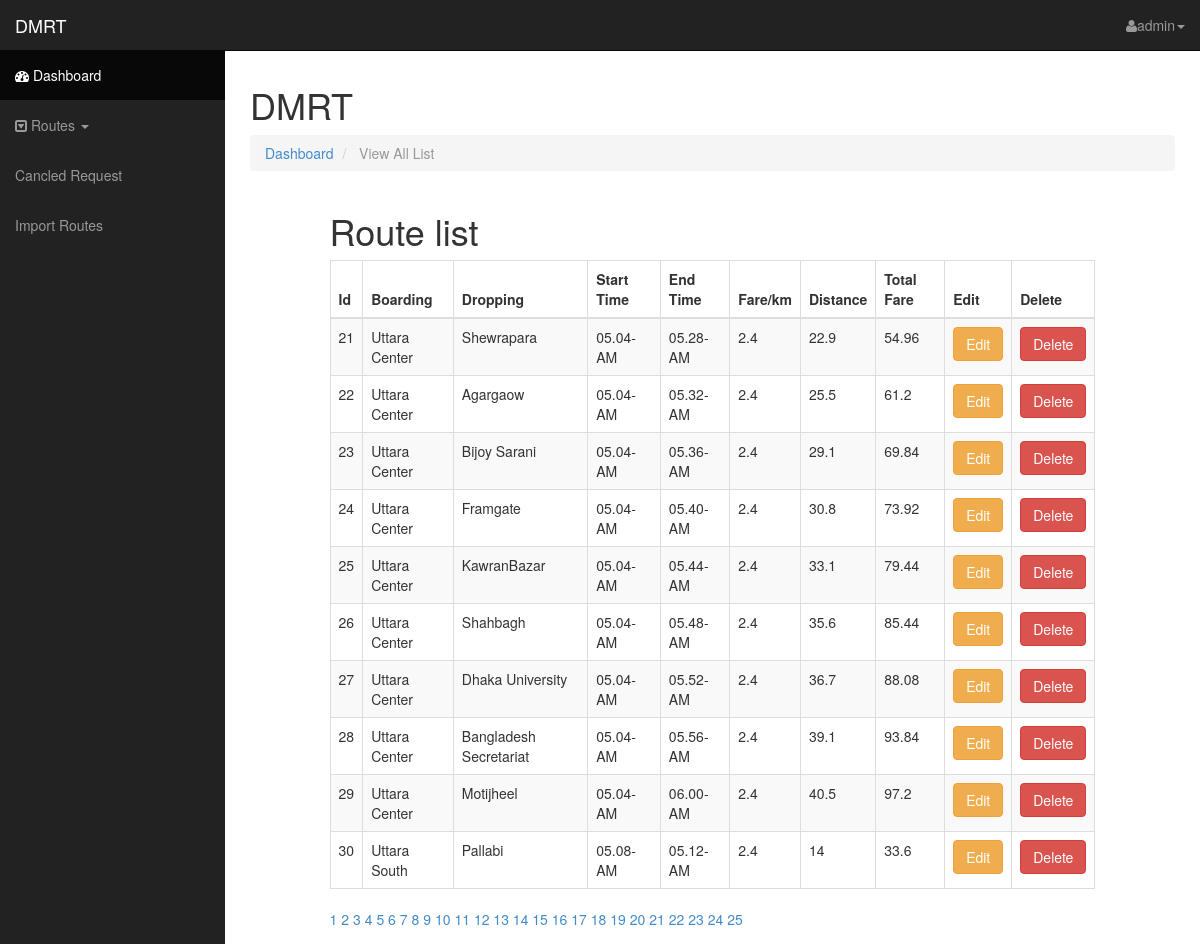
/admin/view_all_items.php?page_no=2 (signed in), run on the app's committed database.
### tables this page shows
CREATE TABLE `route_details` (
  `rd_id` int(11) NOT NULL,
  `rd_boarding_point` varchar(255) NOT NULL,
  `rd_dropping_point` varchar(255) NOT NULL,
  `rd_start_timing` varchar(255) NOT NULL,
  `rd_end_timing` varchar(255) NOT NULL,
  `rd_fare_per_km` varchar(255) NOT NULL,
  `rd_distance` varchar(255) NOT NULL,
  `rd_total_fare` varchar(255) NOT NULL
);

### admin/lib/database.php (called while the page is built, shortened)
<?php
Class Database{
	public $host   = DB_HOST;
	public $user   = DB_USER;
	public $pass   = DB_PASS;
	public $dbname = DB_NAME;
	public $link;
	private function connectDB(){
	$this->link = new mysqli($this->host, $this->user, $this->pass, $this->dbname);
 }
	public function select($query){
		$result = $this->link->query($query) or die($this->link->error.__LINE__);
		if($result->num_rows > 0){
			return $result;
		} else {
			return false;
		}
	}
}

### admin/view_all_items.php (the view, shortened to what this page needs)
<?php require 'include/header.php'; ?>
<?php require 'include/sidebar.php'; ?>
<div id="page-wrapper">
	<div class="row">
		<div class="col-lg-12">
			<h1>DMRT<small></small></h1>
			<ol class="breadcrumb">
				<li><a href="#"><i class="icon-dashboard"></i> Dashboard</a></li>
				<li class="active"><i class="icon-file-alt"></i> View All List</li>
			</ol>
			<div class="row">
				<div class="col-md-10 col-md-offset-1">
					<?php
					$Showing_item = 10;
					if (isset($_GET['page_no'])) {
						$page_no = $_GET['page_no'];
						$page_no = $page_no*$Showing_item;
					}else{
						$page_no = 0;
						$page_no*$Showing_item;
					}
					$select_query = "SELECT * FROM route_details ORDER BY rd_id LIMIT $page_no, $Showing_item ";
					$rslts = $db->select($select_query);
					if ($rslts) {?>
						<h1>Route  list</h1>
						<div class="table-responsive">
							<table class="table table-bordered table-hover table-striped tablesorter">
								<thead>
									<tr>
										<th>Id</th>
										<th>Boarding</th>
										<th>Dropping</th>
										<th>Start Time</th>
										<th>End Time</th>
										<th>Fare/km</th>
										<th>Distance</th>
										<th>Total Fare</th>
										<th>Edit</th>
										<th>Delete</th>
									</tr>
								</thead>
								<tbody>
									<?php while ($row = $rslts->fetch_assoc()) { ?>
										<tr>
											<td><?php echo $row['rd_id']; ?></td>
											<td><?php echo $row['rd_boarding_point']; ?></td>
											<td><?php echo $row['rd_dropping_point']; ?></td>
											<td><?php echo $row['rd_start_timing']; ?></td>
											<td><?php echo $row['rd_end_timing']; ?></td>
											<td><?php echo $row['rd_fare_per_km']; ?></td>
											<td><?php echo $row['rd_distance']; ?></td>
											<td><?php echo $row['rd_total_fare']; ?></td>
											<td>
												<a href="edit_item.php?edit=<?php echo $row['rd_id']; ?>"><button class="btn btn-warning">Edit</button></a>
											</td>
											<td>
												<a href="?delete=<?php echo $row['rd_id']; ?>"><button class="btn btn-danger">Delete</button></a>
											</td>
										</tr>
									<?php } ?>
								</tbody>
							</table>
						</div>
						<?php
						$select_query1 = "SELECT rd_id FROM route_details ";
						$rslts1 = $db->select($select_query1);
						$count =  mysqli_num_rows($rslts1);
						$total_page = $count/$Showing_item;
						$total_page = ceil($total_page);
						if ($total_page>1) { ?>
							<span>
							<?php for ($i=0; $i < $total_page; $i++) { ?>
								<a href="?page_no=<?php echo $i; ?>"><?php echo $i+1; ?></a>
							<?php } ?>
							</span>
						<?php }
						 ?>
					<?php }else{
						echo "<h1 style='color:red;text-align:center;'>No Item Found</h1>";
					}
					?>
				</div>
			</div>
		</div>
	</div>
</div>
<?php require 'include/footer.php'; ?>

### admin/css/sb-admin.css (style rules this page uses)
body { margin-top: 50px; }
#page-wrapper { width: 100%; padding: 5px 15px; }
table.tablesorter thead { cursor: pointer; }
@media (min-width:768px) { #page-wrapper { padding: 15px 25px; } }

### data on the page
route_details: rd_id "21", rd_boarding_point "Uttara Center", rd_dropping_point "Shewrapara", rd_start_timing "05.04-AM", rd_end_timing "05.28-AM", rd_fare_per_km "2.4", rd_distance "22.9", rd_total_fare "54.96"
route_details: rd_id "22", rd_boarding_point "Uttara Center", rd_dropping_point "Agargaow", rd_start_timing "05.04-AM", rd_end_timing "05.32-AM", rd_fare_per_km "2.4", rd_distance "25.5", rd_total_fare "61.2"
route_details: rd_id "23", rd_boarding_point "Uttara Center", rd_dropping_point "Bijoy Sarani", rd_start_timing "05.04-AM", rd_end_timing "05.36-AM", rd_fare_per_km "2.4", rd_distance "29.1", rd_total_fare "69.84"
route_details: rd_id "24", rd_boarding_point "Uttara Center", rd_dropping_point "Framgate", rd_start_timing "05.04-AM", rd_end_timing "05.40-AM", rd_fare_per_km "2.4", rd_distance "30.8", rd_total_fare "73.92"
route_details: rd_id "25", rd_boarding_point "Uttara Center", rd_dropping_point "KawranBazar", rd_start_timing "05.04-AM", rd_end_timing "05.44-AM", rd_fare_per_km "2.4", rd_distance "33.1", rd_total_fare "79.44"
route_details: rd_id "26", rd_boarding_point "Uttara Center", rd_dropping_point "Shahbagh", rd_start_timing "05.04-AM", rd_end_timing "05.48-AM", rd_fare_per_km "2.4", rd_distance "35.6", rd_total_fare "85.44"
route_details: rd_id "27", rd_boarding_point "Uttara Center", rd_dropping_point "Dhaka University", rd_start_timing "05.04-AM", rd_end_timing "05.52-AM", rd_fare_per_km "2.4", rd_distance "36.7", rd_total_fare "88.08"
route_details: rd_id "28", rd_boarding_point "Uttara Center", rd_dropping_point "Bangladesh Secretariat", rd_start_timing "05.04-AM", rd_end_timing "05.56-AM", rd_fare_per_km "2.4", rd_distance "39.1", rd_total_fare "93.84"
route_details: rd_id "29", rd_boarding_point "Uttara Center", rd_dropping_point "Motijheel", rd_start_timing "05.04-AM", rd_end_timing "06.00-AM", rd_fare_per_km "2.4", rd_distance "40.5", rd_total_fare "97.2"
route_details: rd_id "30", rd_boarding_point "Uttara South", rd_dropping_point "Pallabi", rd_start_timing "05.08-AM", rd_end_timing "05.12-AM", rd_fare_per_km "2.4", rd_distance "14", rd_total_fare "33.6"

### other printed values
Session::get_session("adminName") "admin"
